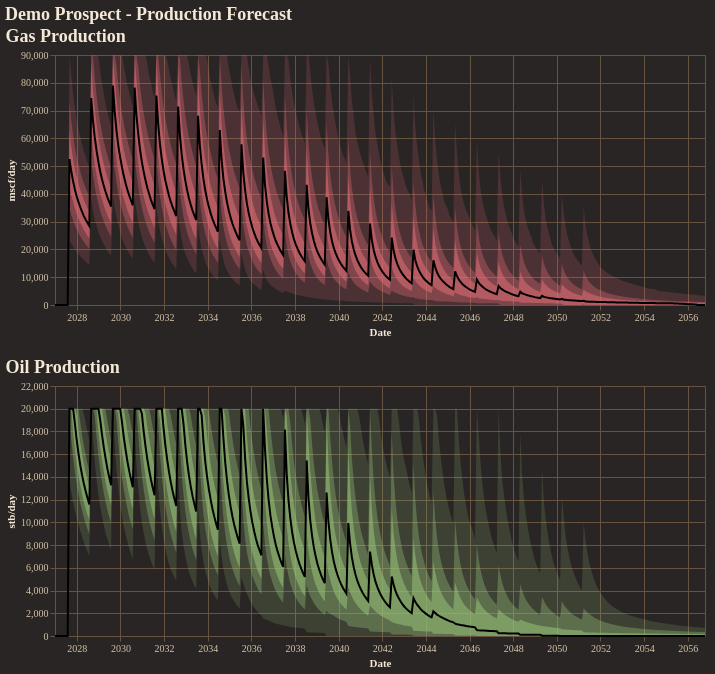

Source (notebook cell):
### Code cell
fig = reporter.plotter.combined_production_plot(
    figsize=(650, 250),
    backend=PLOTTING_BACKEND
)
fig.show()

### Figure 1 — Vega-Lite specification as saved in the notebook (floating-point values rounded to 4 significant figures; data arrays with more than 128 entries replaced by an {"elided": "..."} marker saying what was removed)
{"config": {"background": "#292524", "view": {"fill": "#292524", "stroke": "#665340"}, "title": {"color": "#f4e9d7", "font": "Merriweather", "fontSize": 18, "fontWeight": 600, "subtitleColor": "#d5c2a6", "anchor": "start"}, "axis": {"domainColor": "#665340", "gridColor": "#665340", "tickColor": "#665340", "labelColor": "#d5c2a6", "titleColor": "#f4e9d7", "labelFont": "Merriweather", "titleFont": "Merriweather"}, "legend": {"titleColor": "#f4e9d7", "labelColor": "#d5c2a6", "labelFont": "Merriweather", "titleFont": "Merriweather", "orient": "top-right", "symbolType": "circle"}, "header": {"labelColor": "#d5c2a6", "titleColor": "#f4e9d7", "labelFont": "Merriweather", "titleFont": "Merriweather"}, "mark": {"color": "#c78d3b"}, "line": {"color": "#c78d3b"}, "bar": {"color": "#c78d3b"}, "point": {"color": "#ddb06d"}, "area": {"color": "#c78d3b", "opacity": 0.35}, "text": {"color": "#f4e9d7", "font": "Merriweather"}, "range": {"category": ["#5DA5DA", "#F28E2B", "#59C36A", "#E15759", "#B07AA1", "#4ECDC4", "#FF9DA7", "#EDC948"]}}, "vconcat": [{"layer": [{"mark": {"type": "area", "color": "rgba(224, 108, 117, 1.0)", "opacity": 0.18}, "encoding": {"tooltip": [{"field": "date", "title": "Date", "type": "temporal"}, {"field": "p01", "format": ",.2f", "title": "P01", "type": "quantitative"}, {"field": "p10", "format": ",.2f", "title": "P10", "type": "quantitative"}, {"field": "p25", "format": ",.2f", "title": "P25", "type": "quantitative"}, {"field": "p50", "format": ",.2f", "title": "P50", "type": "quantitative"}, {"field": "p75", "format": ",.2f", "title": "P75", "type": "quantitative"}, {"field": "p90", "format": ",.2f", "title": "P90", "type": "quantitative"}, {"field": "p99", "format": ",.2f", "title": "P99", "type": "quantitative"}], "x": {"field": "date", "title": "Date", "type": "temporal"}, "y": {"field": "p01", "title": "mscf/day", "type": "quantitative"}, "y2": {"field": "p99"}}}, {"mark": {"type": "area", "color": "rgba(224, 108, 117, 1.0)", "opacity": 0.35}, "encoding": {"tooltip": [{"field": "date", "title": "Date", "type": "temporal"}, {"field": "p01", "format": ",.2f", "title": "P01", "type": "quantitative"}, {"field": "p10", "format": ",.2f", "title": "P10", "type": "quantitative"}, {"field": "p25", "format": ",.2f", "title": "P25", "type": "quantitative"}, {"field": "p50", "format": ",.2f", "title": "P50", "type": "quantitative"}, {"field": "p75", "format": ",.2f", "title": "P75", "type": "quantitative"}, {"field": "p90", "format": ",.2f", "title": "P90", "type": "quantitative"}, {"field": "p99", "format": ",.2f", "title": "P99", "type": "quantitative"}], "x": {"field": "date", "title": "Date", "type": "temporal"}, "y": {"field": "p10", "title": "mscf/day", "type": "quantitative"}, "y2": {"field": "p90"}}}, {"mark": {"type": "area", "color": "rgba(224, 108, 117, 1.0)", "opacity": 0.55}, "encoding": {"tooltip": [{"field": "date", "title": "Date", "type": "temporal"}, {"field": "p01", "format": ",.2f", "title": "P01", "type": "quantitative"}, {"field": "p10", "format": ",.2f", "title": "P10", "type": "quantitative"}, {"field": "p25", "format": ",.2f", "title": "P25", "type": "quantitative"}, {"field": "p50", "format": ",.2f", "title": "P50", "type": "quantitative"}, {"field": "p75", "format": ",.2f", "title": "P75", "type": "quantitative"}, {"field": "p90", "format": ",.2f", "title": "P90", "type": "quantitative"}, {"field": "p99", "format": ",.2f", "title": "P99", "type": "quantitative"}], "x": {"field": "date", "title": "Date", "type": "temporal"}, "y": {"field": "p25", "title": "mscf/day", "type": "quantitative"}, "y2": {"field": "p75"}}}, {"mark": {"type": "line", "color": "black", "strokeWidth": 2}, "encoding": {"tooltip": [{"field": "date", "title": "Date", "type": "temporal"}, {"field": "p01", "format": ",.2f", "title": "P01", "type": "quantitative"}, {"field": "p10", "format": ",.2f", "title": "P10", "type": "quantitative"}, {"field": "p25", "format": ",.2f", "title": "P25", "type": "quantitative"}, {"field": "p50", "format": ",.2f", "title": "P50", "type": "quantitative"}, {"field": "p75", "format": ",.2f", "title": "P75", "type": "quantitative"}, {"field": "p90", "format": ",.2f", "title": "P90", "type": "quantitative"}, {"field": "p99", "format": ",.2f", "title": "P99", "type": "quantitative"}], "x": {"field": "date", "title": "Date", "type": "temporal"}, "y": {"field": "p50", "title": "mscf/day", "type": "quantitative"}}}], "data": {"name": "data-b41f75ba07d0d2af769e7dae5e69cef6"}, "height": 250, "title": "Gas Production", "width": 650}, {"layer": [{"mark": {"type": "area", "color": "rgba(152, 195, 121, 1.0)", "opacity": 0.18}, "encoding": {"tooltip": [{"field": "date", "title": "Date", "type": "temporal"}, {"field": "p01", "format": ",.2f", "title": "P01", "type": "quantitative"}, {"field": "p10", "format": ",.2f", "title": "P10", "type": "quantitative"}, {"field": "p25", "format": ",.2f", "title": "P25", "type": "quantitative"}, {"field": "p50", "format": ",.2f", "title": "P50", "type": "quantitative"}, {"field": "p75", "format": ",.2f", "title": "P75", "type": "quantitative"}, {"field": "p90", "format": ",.2f", "title": "P90", "type": "quantitative"}, {"field": "p99", "format": ",.2f", "title": "P99", "type": "quantitative"}], "x": {"field": "date", "title": "Date", "type": "temporal"}, "y": {"field": "p01", "title": "stb/day", "type": "quantitative"}, "y2": {"field": "p99"}}}, {"mark": {"type": "area", "color": "rgba(152, 195, 121, 1.0)", "opacity": 0.35}, "encoding": {"tooltip": [{"field": "date", "title": "Date", "type": "temporal"}, {"field": "p01", "format": ",.2f", "title": "P01", "type": "quantitative"}, {"field": "p10", "format": ",.2f", "title": "P10", "type": "quantitative"}, {"field": "p25", "format": ",.2f", "title": "P25", "type": "quantitative"}, {"field": "p50", "format": ",.2f", "title": "P50", "type": "quantitative"}, {"field": "p75", "format": ",.2f", "title": "P75", "type": "quantitative"}, {"field": "p90", "format": ",.2f", "title": "P90", "type": "quantitative"}, {"field": "p99", "format": ",.2f", "title": "P99", "type": "quantitative"}], "x": {"field": "date", "title": "Date", "type": "temporal"}, "y": {"field": "p10", "title": "stb/day", "type": "quantitative"}, "y2": {"field": "p90"}}}, {"mark": {"type": "area", "color": "rgba(152, 195, 121, 1.0)", "opacity": 0.55}, "encoding": {"tooltip": [{"field": "date", "title": "Date", "type": "temporal"}, {"field": "p01", "format": ",.2f", "title": "P01", "type": "quantitative"}, {"field": "p10", "format": ",.2f", "title": "P10", "type": "quantitative"}, {"field": "p25", "format": ",.2f", "title": "P25", "type": "quantitative"}, {"field": "p50", "format": ",.2f", "title": "P50", "type": "quantitative"}, {"field": "p75", "format": ",.2f", "title": "P75", "type": "quantitative"}, {"field": "p90", "format": ",.2f", "title": "P90", "type": "quantitative"}, {"field": "p99", "format": ",.2f", "title": "P99", "type": "quantitative"}], "x": {"field": "date", "title": "Date", "type": "temporal"}, "y": {"field": "p25", "title": "stb/day", "type": "quantitative"}, "y2": {"field": "p75"}}}, {"mark": {"type": "line", "color": "black", "strokeWidth": 2}, "encoding": {"tooltip": [{"field": "date", "title": "Date", "type": "temporal"}, {"field": "p01", "format": ",.2f", "title": "P01", "type": "quantitative"}, {"field": "p10", "format": ",.2f", "title": "P10", "type": "quantitative"}, {"field": "p25", "format": ",.2f", "title": "P25", "type": "quantitative"}, {"field": "p50", "format": ",.2f", "title": "P50", "type": "quantitative"}, {"field": "p75", "format": ",.2f", "title": "P75", "type": "quantitative"}, {"field": "p90", "format": ",.2f", "title": "P90", "type": "quantitative"}, {"field": "p99", "format": ",.2f", "title": "P99", "type": "quantitative"}], "x": {"field": "date", "title": "Date", "type": "temporal"}, "y": {"field": "p50", "title": "stb/day", "type": "quantitative"}}}], "data": {"name": "data-9ff1be3947b39093bc47565b48f0ceb5"}, "height": 250, "title": "Oil Production", "width": 650}], "title": "Demo Prospect - Production Forecast", "$schema": "https://vega.github.io/schema/vega-lite/v5.20.1.json", "datasets": {"data-b41f75ba07d0d2af769e7dae5e69cef6": {"elided": "360 records"}, "data-9ff1be3947b39093bc47565b48f0ceb5": {"elided": "360 records"}}}
